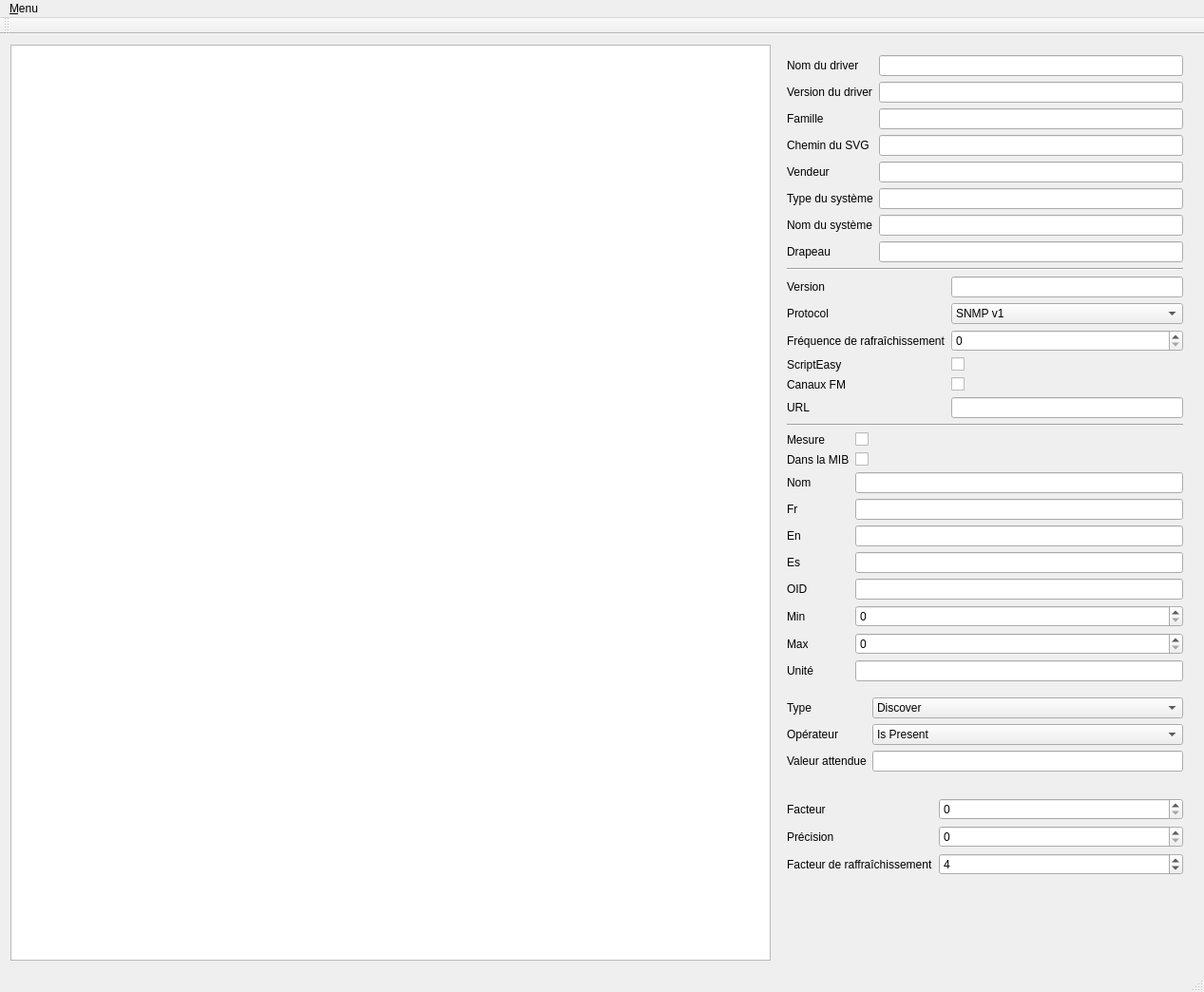
<?xml version="1.0" encoding="UTF-8"?>
<ui version="4.0">
 <class>MainWindow</class>
 <widget class="QMainWindow" name="MainWindow">
  <property name="geometry">
   <rect>
    <x>0</x>
    <y>0</y>
    <width>1267</width>
    <height>1044</height>
   </rect>
  </property>
  <property name="windowTitle">
   <string>Easy WCM Driver Creator</string>
  </property>
  <property name="windowIcon">
   <iconset resource="resources.qrc">
    <normaloff>:/icons/icon</normaloff>:/icons/icon</iconset>
  </property>
  <widget class="QWidget" name="centralWidget">
   <layout class="QHBoxLayout" name="horizontalLayout">
    <item>
     <widget class="QTreeView" name="mibTreeView">
      <property name="enabled">
       <bool>true</bool>
      </property>
      <property name="sizePolicy">
       <sizepolicy hsizetype="Preferred" vsizetype="Expanding">
        <horstretch>0</horstretch>
        <verstretch>0</verstretch>
       </sizepolicy>
      </property>
      <property name="minimumSize">
       <size>
        <width>800</width>
        <height>0</height>
       </size>
      </property>
     </widget>
    </item>
    <item>
     <widget class="QWidget" name="widgets" native="true">
      <layout class="QVBoxLayout" name="verticalLayout_3">
       <item>
        <layout class="QFormLayout" name="mainInfoForm">
         <item row="0" column="0">
          <widget class="QLabel" name="nomDuDriverLabel">
           <property name="text">
            <string>Nom du driver</string>
           </property>
          </widget>
         </item>
         <item row="0" column="1">
          <widget class="QLineEdit" name="driverNameLineEdit"/>
         </item>
         <item row="1" column="0">
          <widget class="QLabel" name="driverVersionLabel">
           <property name="text">
            <string>Version du driver</string>
           </property>
          </widget>
         </item>
         <item row="1" column="1">
          <widget class="QLineEdit" name="driverVersionLineEdit"/>
         </item>
         <item row="2" column="0">
          <widget class="QLabel" name="familleLabel">
           <property name="text">
            <string>Famille</string>
           </property>
          </widget>
         </item>
         <item row="2" column="1">
          <widget class="QLineEdit" name="driverFamilyLineEdit"/>
         </item>
         <item row="3" column="0">
          <widget class="QLabel" name="cheminDuSVGLabel">
           <property name="text">
            <string>Chemin du SVG</string>
           </property>
          </widget>
         </item>
         <item row="3" column="1">
          <widget class="QLineEdit" name="svgLineEdit"/>
         </item>
         <item row="4" column="0">
          <widget class="QLabel" name="vendeurLabel">
           <property name="text">
            <string>Vendeur</string>
           </property>
          </widget>
         </item>
         <item row="4" column="1">
          <widget class="QLineEdit" name="vendorLineEdit"/>
         </item>
         <item row="5" column="0">
          <widget class="QLabel" name="typeDuSystMeLabel">
           <property name="text">
            <string>Type du système</string>
           </property>
          </widget>
         </item>
         <item row="5" column="1">
          <widget class="QLineEdit" name="systemTypeLineEdit"/>
         </item>
         <item row="6" column="0">
          <widget class="QLabel" name="nomDuSystMeLabel">
           <property name="text">
            <string>Nom du système</string>
           </property>
          </widget>
         </item>
         <item row="6" column="1">
          <widget class="QLineEdit" name="systemNameLineEdit"/>
         </item>
         <item row="7" column="0">
          <widget class="QLabel" name="drapeauLabel">
           <property name="text">
            <string>Drapeau</string>
           </property>
          </widget>
         </item>
         <item row="7" column="1">
          <widget class="QLineEdit" name="flagLineEdit"/>
         </item>
        </layout>
       </item>
       <item>
        <widget class="Line" name="line">
         <property name="orientation">
          <enum>Qt::Horizontal</enum>
         </property>
        </widget>
       </item>
       <item>
        <layout class="QFormLayout" name="driverForm">
         <property name="sizeConstraint">
          <enum>QLayout::SetMinimumSize</enum>
         </property>
         <item row="0" column="0">
          <widget class="QLabel" name="versionLabel">
           <property name="text">
            <string>Version</string>
           </property>
          </widget>
         </item>
         <item row="0" column="1">
          <widget class="QLineEdit" name="versionLineEdit"/>
         </item>
         <item row="1" column="0">
          <widget class="QLabel" name="protocolLabel">
           <property name="text">
            <string>Protocol</string>
           </property>
          </widget>
         </item>
         <item row="1" column="1">
          <widget class="QComboBox" name="protocolComboBox">
           <property name="currentIndex">
            <number>1</number>
           </property>
           <item>
            <property name="text">
             <string>Undefined</string>
            </property>
           </item>
           <item>
            <property name="text">
             <string>SNMP v1</string>
            </property>
           </item>
           <item>
            <property name="text">
             <string>SNMP v2c</string>
            </property>
           </item>
           <item>
            <property name="text">
             <string>CoreGT</string>
            </property>
           </item>
           <item>
            <property name="text">
             <string>ScriptEasy</string>
            </property>
           </item>
           <item>
            <property name="text">
             <string>ScriptEasy WebSocket</string>
            </property>
           </item>
           <item>
            <property name="text">
             <string>ScriptEasy WebSocket SSL</string>
            </property>
           </item>
          </widget>
         </item>
         <item row="2" column="0">
          <widget class="QLabel" name="refreshRateLabel">
           <property name="text">
            <string>Fréquence de rafraîchissement</string>
           </property>
          </widget>
         </item>
         <item row="2" column="1">
          <widget class="QSpinBox" name="refreshRateSpinBox"/>
         </item>
         <item row="3" column="0">
          <widget class="QLabel" name="scriptEasyLabel">
           <property name="text">
            <string>ScriptEasy</string>
           </property>
          </widget>
         </item>
         <item row="3" column="1">
          <widget class="QCheckBox" name="scriptEasyCheckBox"/>
         </item>
         <item row="4" column="0">
          <widget class="QLabel" name="canauxFMLabel">
           <property name="text">
            <string>Canaux FM</string>
           </property>
          </widget>
         </item>
         <item row="4" column="1">
          <widget class="QCheckBox" name="fmChannelCheckBox"/>
         </item>
         <item row="5" column="0">
          <widget class="QLabel" name="uRLLabel">
           <property name="text">
            <string>URL</string>
           </property>
          </widget>
         </item>
         <item row="5" column="1">
          <widget class="QLineEdit" name="urlLineEdit"/>
         </item>
        </layout>
       </item>
       <item>
        <widget class="Line" name="line_2">
         <property name="orientation">
          <enum>Qt::Horizontal</enum>
         </property>
        </widget>
       </item>
       <item>
        <layout class="QFormLayout" name="leafForm">
         <property name="sizeConstraint">
          <enum>QLayout::SetMaximumSize</enum>
         </property>
         <item row="0" column="0">
          <widget class="QLabel" name="mesureLabel">
           <property name="text">
            <string>Mesure</string>
           </property>
          </widget>
         </item>
         <item row="0" column="1">
          <widget class="QCheckBox" name="measureCheckBox"/>
         </item>
         <item row="2" column="0">
          <widget class="QLabel" name="dansLaMIBLabel">
           <property name="text">
            <string>Dans la MIB</string>
           </property>
          </widget>
         </item>
         <item row="2" column="1">
          <widget class="QCheckBox" name="inMIBCheckBox"/>
         </item>
         <item row="3" column="0">
          <widget class="QLabel" name="nomLabel">
           <property name="text">
            <string>Nom</string>
           </property>
          </widget>
         </item>
         <item row="3" column="1">
          <widget class="QLineEdit" name="nameLineEdit"/>
         </item>
         <item row="7" column="0">
          <widget class="QLabel" name="oidLabel">
           <property name="text">
            <string>OID</string>
           </property>
          </widget>
         </item>
         <item row="7" column="1">
          <widget class="QLineEdit" name="oidLineEdit"/>
         </item>
         <item row="8" column="0">
          <widget class="QLabel" name="minLabel">
           <property name="text">
            <string>Min</string>
           </property>
          </widget>
         </item>
         <item row="8" column="1">
          <widget class="QSpinBox" name="minSpinBox"/>
         </item>
         <item row="10" column="0">
          <widget class="QLabel" name="maxLabel">
           <property name="text">
            <string>Max</string>
           </property>
          </widget>
         </item>
         <item row="10" column="1">
          <widget class="QSpinBox" name="maxSpinBox"/>
         </item>
         <item row="11" column="0">
          <widget class="QLabel" name="unitLabel">
           <property name="text">
            <string>Unité</string>
           </property>
          </widget>
         </item>
         <item row="11" column="1">
          <widget class="QLineEdit" name="unitLineEdit"/>
         </item>
         <item row="4" column="0">
          <widget class="QLabel" name="frLabel">
           <property name="text">
            <string>Fr</string>
           </property>
          </widget>
         </item>
         <item row="4" column="1">
          <widget class="QLineEdit" name="frLineEdit"/>
         </item>
         <item row="5" column="0">
          <widget class="QLabel" name="enLabel">
           <property name="text">
            <string>En</string>
           </property>
          </widget>
         </item>
         <item row="5" column="1">
          <widget class="QLineEdit" name="enLineEdit"/>
         </item>
         <item row="6" column="0">
          <widget class="QLabel" name="esLabel">
           <property name="text">
            <string>Es</string>
           </property>
          </widget>
         </item>
         <item row="6" column="1">
          <widget class="QLineEdit" name="esLineEdit"/>
         </item>
        </layout>
       </item>
       <item>
        <widget class="QWidget" name="identifierWidgets" native="true">
         <property name="enabled">
          <bool>true</bool>
         </property>
         <property name="minimumSize">
          <size>
           <width>50</width>
           <height>100</height>
          </size>
         </property>
         <layout class="QVBoxLayout" name="verticalLayout">
          <property name="leftMargin">
           <number>0</number>
          </property>
          <property name="rightMargin">
           <number>0</number>
          </property>
          <item>
           <layout class="QFormLayout" name="identifierForm">
            <property name="leftMargin">
             <number>0</number>
            </property>
            <item row="2" column="0">
             <widget class="QLabel" name="operatorLabel">
              <property name="text">
               <string>Opérateur</string>
              </property>
             </widget>
            </item>
            <item row="2" column="1">
             <widget class="QComboBox" name="operatorComboBox">
              <item>
               <property name="text">
                <string>Is Present</string>
               </property>
              </item>
              <item>
               <property name="text">
                <string>Is Equal</string>
               </property>
              </item>
              <item>
               <property name="text">
                <string>Is Like</string>
               </property>
              </item>
              <item>
               <property name="text">
                <string>Is More</string>
               </property>
              </item>
              <item>
               <property name="text">
                <string>Is Less</string>
               </property>
              </item>
              <item>
               <property name="text">
                <string>Is More or Equal</string>
               </property>
              </item>
              <item>
               <property name="text">
                <string>Is Less or Equal</string>
               </property>
              </item>
              <item>
               <property name="text">
                <string>Is Different</string>
               </property>
              </item>
              <item>
               <property name="text">
                <string>Is Not Present</string>
               </property>
              </item>
             </widget>
            </item>
            <item row="4" column="0">
             <widget class="QLabel" name="expectedValueLabel">
              <property name="text">
               <string>Valeur attendue</string>
              </property>
             </widget>
            </item>
            <item row="4" column="1">
             <widget class="QLineEdit" name="expectedValueLineEdit"/>
            </item>
            <item row="0" column="1">
             <widget class="QComboBox" name="typeComboBox">
              <item>
               <property name="text">
                <string>Discover</string>
               </property>
              </item>
              <item>
               <property name="text">
                <string>Alarm</string>
               </property>
              </item>
              <item>
               <property name="text">
                <string>Warning</string>
               </property>
              </item>
              <item>
               <property name="text">
                <string>Info</string>
               </property>
              </item>
              <item>
               <property name="text">
                <string>Text</string>
               </property>
              </item>
              <item>
               <property name="text">
                <string>Reading</string>
               </property>
              </item>
             </widget>
            </item>
            <item row="0" column="0">
             <widget class="QLabel" name="typeLabel">
              <property name="text">
               <string>Type</string>
              </property>
             </widget>
            </item>
           </layout>
          </item>
         </layout>
        </widget>
       </item>
       <item>
        <widget class="QWidget" name="identifierReadingWidgets" native="true">
         <layout class="QVBoxLayout" name="verticalLayout_2">
          <property name="leftMargin">
           <number>0</number>
          </property>
          <property name="rightMargin">
           <number>0</number>
          </property>
          <item>
           <layout class="QFormLayout" name="identifierReadingForm">
            <item row="2" column="0">
             <widget class="QLabel" name="factorLabel">
              <property name="text">
               <string>Facteur</string>
              </property>
             </widget>
            </item>
            <item row="2" column="1">
             <widget class="QSpinBox" name="factorLineEdit"/>
            </item>
            <item row="3" column="0">
             <widget class="QLabel" name="precisionLabel">
              <property name="text">
               <string>Précision</string>
              </property>
             </widget>
            </item>
            <item row="3" column="1">
             <widget class="QSpinBox" name="precisionLineEdit"/>
            </item>
            <item row="5" column="0">
             <widget class="QLabel" name="refreshFactorLabel">
              <property name="text">
               <string>Facteur de raffraîchissement</string>
              </property>
             </widget>
            </item>
            <item row="5" column="1">
             <widget class="QSpinBox" name="refreshFactorLineEdit">
              <property name="value">
               <number>4</number>
              </property>
             </widget>
            </item>
           </layout>
          </item>
         </layout>
        </widget>
       </item>
       <item>
        <spacer name="verticalSpacer">
         <property name="orientation">
          <enum>Qt::Vertical</enum>
         </property>
         <property name="sizeHint" stdset="0">
          <size>
           <width>20</width>
           <height>40</height>
          </size>
         </property>
        </spacer>
       </item>
      </layout>
     </widget>
    </item>
   </layout>
  </widget>
  <widget class="QMenuBar" name="menuBar">
   <property name="geometry">
    <rect>
     <x>0</x>
     <y>0</y>
     <width>1267</width>
     <height>25</height>
    </rect>
   </property>
   <widget class="QMenu" name="menu_Menu">
    <property name="title">
     <string>&amp;Menu</string>
    </property>
    <addaction name="action_Charger_une_MIB"/>
    <addaction name="action_Sauver_le_Driver"/>
    <addaction name="action_About"/>
   </widget>
   <addaction name="menu_Menu"/>
  </widget>
  <widget class="QToolBar" name="mainToolBar">
   <attribute name="toolBarArea">
    <enum>TopToolBarArea</enum>
   </attribute>
   <attribute name="toolBarBreak">
    <bool>false</bool>
   </attribute>
  </widget>
  <widget class="QStatusBar" name="statusBar"/>
  <action name="action_Charger_une_MIB">
   <property name="text">
    <string>&amp;Charger une MIB</string>
   </property>
   <property name="shortcut">
    <string>Ctrl+O</string>
   </property>
  </action>
  <action name="action_Sauver_le_Driver">
   <property name="text">
    <string>&amp;Sauver le Driver</string>
   </property>
   <property name="shortcut">
    <string>Ctrl+S</string>
   </property>
  </action>
  <action name="action_About">
   <property name="text">
    <string>&amp;À propos</string>
   </property>
  </action>
 </widget>
 <layoutdefault spacing="6" margin="11"/>
 <tabstops>
  <tabstop>driverNameLineEdit</tabstop>
  <tabstop>driverVersionLineEdit</tabstop>
  <tabstop>driverFamilyLineEdit</tabstop>
  <tabstop>svgLineEdit</tabstop>
  <tabstop>vendorLineEdit</tabstop>
  <tabstop>systemTypeLineEdit</tabstop>
  <tabstop>systemNameLineEdit</tabstop>
  <tabstop>flagLineEdit</tabstop>
  <tabstop>versionLineEdit</tabstop>
  <tabstop>protocolComboBox</tabstop>
  <tabstop>refreshRateSpinBox</tabstop>
  <tabstop>scriptEasyCheckBox</tabstop>
  <tabstop>fmChannelCheckBox</tabstop>
  <tabstop>urlLineEdit</tabstop>
  <tabstop>measureCheckBox</tabstop>
  <tabstop>inMIBCheckBox</tabstop>
  <tabstop>nameLineEdit</tabstop>
  <tabstop>oidLineEdit</tabstop>
  <tabstop>minSpinBox</tabstop>
  <tabstop>maxSpinBox</tabstop>
  <tabstop>unitLineEdit</tabstop>
  <tabstop>typeComboBox</tabstop>
  <tabstop>operatorComboBox</tabstop>
  <tabstop>expectedValueLineEdit</tabstop>
  <tabstop>factorLineEdit</tabstop>
  <tabstop>precisionLineEdit</tabstop>
  <tabstop>refreshFactorLineEdit</tabstop>
  <tabstop>mibTreeView</tabstop>
 </tabstops>
 <resources>
  <include location="resources.qrc"/>
 </resources>
 <connections/>
</ui>
